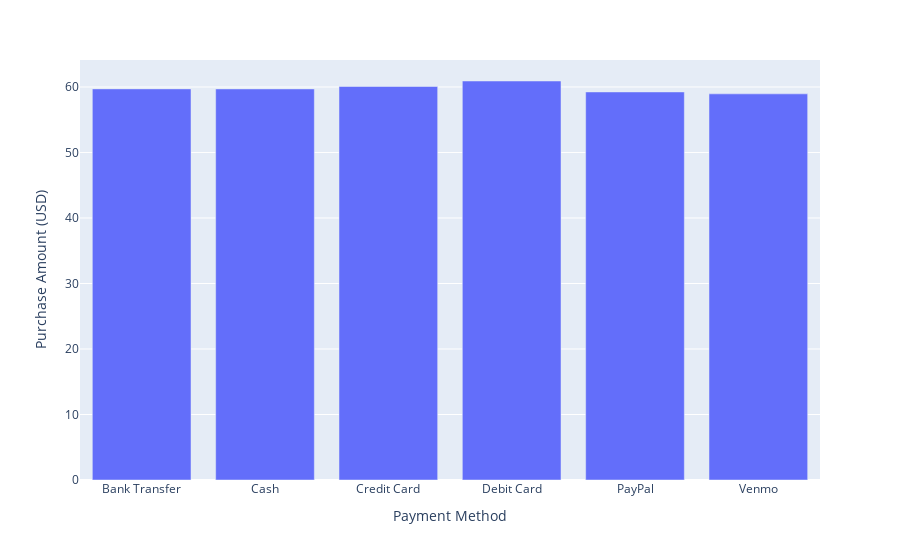

This figure's notebook cell:
### Code cell
fig = px.bar(df_groupby , x = 'Payment Method' , y = 'Purchase Amount (USD)')
fig.show()

### Figure 1 — Plotly figure (JSON) as saved in the notebook; plotly's stock layout.template omitted (floating-point values rounded to 4 significant figures)
{"data": [{"alignmentgroup": "True", "hovertemplate": "Payment Method=%{x}<br>Purchase Amount (USD)=%{y}<extra></extra>", "legendgroup": "", "marker": {"color": "#636efa", "pattern": {"shape": ""}}, "name": "", "offsetgroup": "", "orientation": "v", "showlegend": false, "textposition": "auto", "type": "bar", "x": ["Bank Transfer", "Cash", "Credit Card", "Debit Card", "PayPal", "Venmo"], "xaxis": "x", "y": [59.71, 59.7, 60.07, 60.92, 59.25, 58.95], "yaxis": "y"}], "layout": {"barmode": "relative", "legend": {"tracegroupgap": 0}, "margin": {"t": 60}, "xaxis": {"anchor": "y", "domain": [0, 1], "title": {"text": "Payment Method"}}, "yaxis": {"anchor": "x", "domain": [0, 1], "title": {"text": "Purchase Amount (USD)"}}}}
